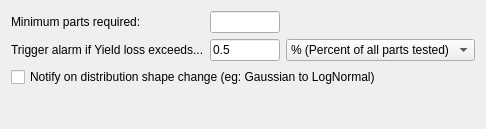
           <widget class="QWidget" name="tabWafer">
            <attribute name="title">
             <string>Wafer</string>
            </attribute>
            <layout class="QVBoxLayout">
             <item>
              <layout class="QGridLayout">
               <item row="1" column="1">
                <layout class="QHBoxLayout">
                 <item>
                  <widget class="QLineEdit" name="lineEditYieldLevel">
                   <property name="sizePolicy">
                    <sizepolicy hsizetype="Fixed" vsizetype="Fixed">
                     <horstretch>0</horstretch>
                     <verstretch>0</verstretch>
                    </sizepolicy>
                   </property>
                   <property name="minimumSize">
                    <size>
                     <width>70</width>
                     <height>0</height>
                    </size>
                   </property>
                   <property name="maximumSize">
                    <size>
                     <width>70</width>
                     <height>32767</height>
                    </size>
                   </property>
                   <property name="toolTip">
                    <string>Yield loss level (due to Data cleaning removal)  that triggers email alarms</string>
                   </property>
                   <property name="text">
                    <string>0.5</string>
                   </property>
                  </widget>
                 </item>
                 <item>
                  <widget class="QComboBox" name="comboBoxYieldLevel">
                   <property name="sizePolicy">
                    <sizepolicy hsizetype="Expanding" vsizetype="Fixed">
                     <horstretch>0</horstretch>
                     <verstretch>0</verstretch>
                    </sizepolicy>
                   </property>
                   <property name="toolTip">
                    <string>Yield loss type: % of data cleaned failures or number of data cleaned parts</string>
                   </property>
                   <item>
                    <property name="text">
                     <string>% (Percent of all parts tested)</string>
                    </property>
                   </item>
                   <item>
                    <property name="text">
                     <string>Parts</string>
                    </property>
                   </item>
                  </widget>
                 </item>
                </layout>
               </item>
               <item row="0" column="1">
                <widget class="QLineEdit" name="lineEditYieldMinimumParts">
                 <property name="sizePolicy">
                  <sizepolicy hsizetype="Fixed" vsizetype="Fixed">
                   <horstretch>0</horstretch>
                   <verstretch>0</verstretch>
                  </sizepolicy>
                 </property>
                 <property name="minimumSize">
                  <size>
                   <width>70</width>
                   <height>0</height>
                  </size>
                 </property>
                 <property name="maximumSize">
                  <size>
                   <width>70</width>
                   <height>32767</height>
                  </size>
                 </property>
                 <property name="toolTip">
                  <string>Do not try to identify Data points to be removed for test data files with few parts tested...</string>
                 </property>
                </widget>
               </item>
               <item row="1" column="0">
                <widget class="QLabel" name="TextLabel2_2_2_2_4">
                 <property name="text">
                  <string>Trigger alarm if Yield loss exceeds...</string>
                 </property>
                 <property name="wordWrap">
                  <bool>false</bool>
                 </property>
                </widget>
               </item>
               <item row="0" column="0">
                <widget class="QLabel" name="TextLabel2_2_2_2_4_3">
                 <property name="text">
                  <string>Minimum parts required:</string>
                 </property>
                 <property name="wordWrap">
                  <bool>false</bool>
                 </property>
                </widget>
               </item>
              </layout>
             </item>
             <item>
              <widget class="QCheckBox" name="checkBoxNotifyShapeChange">
               <property name="text">
                <string>Notify on distribution shape change (eg: Gaussian to LogNormal)</string>
               </property>
              </widget>
             </item>
             <item>
              <spacer name="spacer16">
               <property name="orientation">
                <enum>Qt::Vertical</enum>
               </property>
               <property name="sizeType">
                <enum>QSizePolicy::Expanding</enum>
               </property>
               <property name="sizeHint" stdset="0">
                <size>
                 <width>20</width>
                 <height>31</height>
                </size>
               </property>
              </spacer>
             </item>
            </layout>
           </widget>
